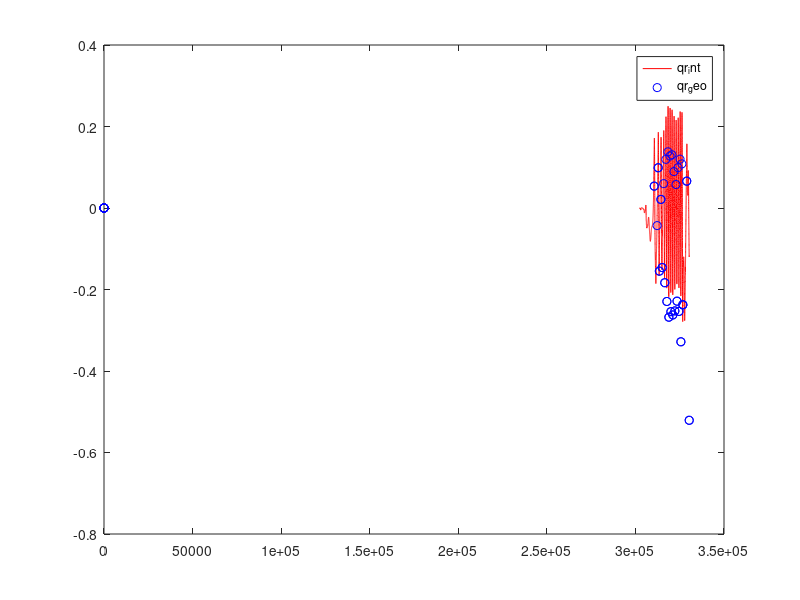

The MATLAB script that drew this image:
% Data format:
% ID    '\t'   VALUE   '\t'    TIME  
Data = dlmread('Test1.txt','\t');

qr_int_id = 194;
qr_geo_id = 246;

idx_qr_int = Data(:,1) == qr_int_id;  %Get indicies for gyro date
idx_qr_geo = Data(:,1) == qr_geo_id; 

t_qr_int = Data(idx_qr_int, 3);
qr_int = Data(idx_qr_int, 2);

t_qr_geo = Data(idx_qr_geo, 3);
qr_geo = Data(idx_qr_geo, 2);

%hold on;
figure(1); clf;
plot(t_qr_int,qr_int,'r', t_qr_geo,qr_geo,'bo');
legend('qr_int', 'qr_geo');

%fprintf('Mean gyro rate: %8.8f \n',mean(gyro));
